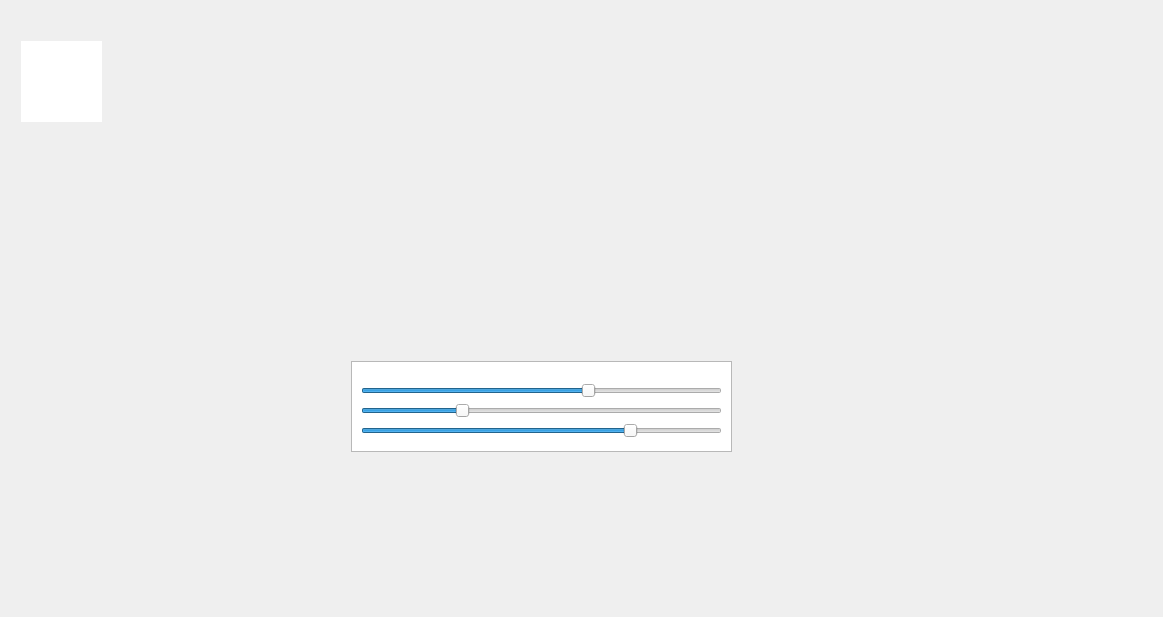
<?xml version="1.0" encoding="UTF-8"?>
<ui version="4.0">
 <class>tz50widget</class>
 <widget class="QWidget" name="tz50widget">
  <property name="geometry">
   <rect>
    <x>0</x>
    <y>0</y>
    <width>1163</width>
    <height>617</height>
   </rect>
  </property>
  <property name="windowTitle">
   <string>Form</string>
  </property>
  <property name="styleSheet">
   <string notr="true"/>
  </property>
  <layout class="QHBoxLayout" name="horizontalLayout">
   <item>
    <widget class="QStackedWidget" name="stackedWidget">
     <widget class="QWidget" name="page">
      <widget class="QLabel" name="label">
       <property name="geometry">
        <rect>
         <x>3</x>
         <y>-6</y>
         <width>1031</width>
         <height>611</height>
        </rect>
       </property>
       <property name="text">
        <string/>
       </property>
       <property name="pixmap">
        <pixmap resource="resources.qrc">:/Resources/fifties.jpg</pixmap>
       </property>
      </widget>
      <widget class="QPushButton" name="junkFoodButton">
       <property name="geometry">
        <rect>
         <x>10</x>
         <y>30</y>
         <width>81</width>
         <height>81</height>
        </rect>
       </property>
       <property name="styleSheet">
        <string notr="true">background-image: url(:/Resources/junk-food.jpg);
background-repeat: no-repeat;
background-color: rgb(255, 255, 255);
border: none;</string>
       </property>
       <property name="text">
        <string/>
       </property>
      </widget>
      <widget class="QLabel" name="imgTV">
       <property name="geometry">
        <rect>
         <x>340</x>
         <y>30</y>
         <width>381</width>
         <height>321</height>
        </rect>
       </property>
       <property name="text">
        <string/>
       </property>
       <property name="pixmap">
        <pixmap resource="resources.qrc">:/Resources/tv.jpg</pixmap>
       </property>
       <property name="scaledContents">
        <bool>true</bool>
       </property>
      </widget>
      <widget class="QLabel" name="imgOzBandW">
       <property name="geometry">
        <rect>
         <x>368</x>
         <y>83</y>
         <width>261</width>
         <height>201</height>
        </rect>
       </property>
       <property name="text">
        <string/>
       </property>
       <property name="pixmap">
        <pixmap resource="resources.qrc">:/Resources/oz_bandw.jpeg</pixmap>
       </property>
       <property name="scaledContents">
        <bool>true</bool>
       </property>
      </widget>
      <widget class="QLabel" name="imgOzColoured">
       <property name="geometry">
        <rect>
         <x>368</x>
         <y>83</y>
         <width>261</width>
         <height>201</height>
        </rect>
       </property>
       <property name="text">
        <string/>
       </property>
       <property name="pixmap">
        <pixmap resource="resources.qrc">:/Resources/oz_colored.jpg</pixmap>
       </property>
       <property name="scaledContents">
        <bool>true</bool>
       </property>
      </widget>
      <widget class="QSlider" name="sliderR">
       <property name="geometry">
        <rect>
         <x>350</x>
         <y>370</y>
         <width>361</width>
         <height>20</height>
        </rect>
       </property>
       <property name="minimum">
        <number>1</number>
       </property>
       <property name="maximum">
        <number>100</number>
       </property>
       <property name="value">
        <number>64</number>
       </property>
       <property name="orientation">
        <enum>Qt::Horizontal</enum>
       </property>
      </widget>
      <widget class="QSlider" name="sliderG">
       <property name="geometry">
        <rect>
         <x>350</x>
         <y>390</y>
         <width>361</width>
         <height>20</height>
        </rect>
       </property>
       <property name="minimum">
        <number>1</number>
       </property>
       <property name="maximum">
        <number>100</number>
       </property>
       <property name="value">
        <number>28</number>
       </property>
       <property name="orientation">
        <enum>Qt::Horizontal</enum>
       </property>
      </widget>
      <widget class="QSlider" name="sliderB">
       <property name="geometry">
        <rect>
         <x>350</x>
         <y>410</y>
         <width>361</width>
         <height>20</height>
        </rect>
       </property>
       <property name="minimum">
        <number>1</number>
       </property>
       <property name="maximum">
        <number>100</number>
       </property>
       <property name="value">
        <number>76</number>
       </property>
       <property name="orientation">
        <enum>Qt::Horizontal</enum>
       </property>
      </widget>
      <widget class="QGraphicsView" name="graphicsView">
       <property name="geometry">
        <rect>
         <x>340</x>
         <y>350</y>
         <width>381</width>
         <height>91</height>
        </rect>
       </property>
      </widget>
      <zorder>label</zorder>
      <zorder>graphicsView</zorder>
      <zorder>junkFoodButton</zorder>
      <zorder>imgTV</zorder>
      <zorder>imgOzBandW</zorder>
      <zorder>imgOzColoured</zorder>
      <zorder>sliderR</zorder>
      <zorder>sliderG</zorder>
      <zorder>sliderB</zorder>
     </widget>
     <widget class="QWidget" name="page_2"/>
    </widget>
   </item>
  </layout>
 </widget>
 <resources>
  <include location="resources.qrc"/>
 </resources>
 <connections/>
</ui>
